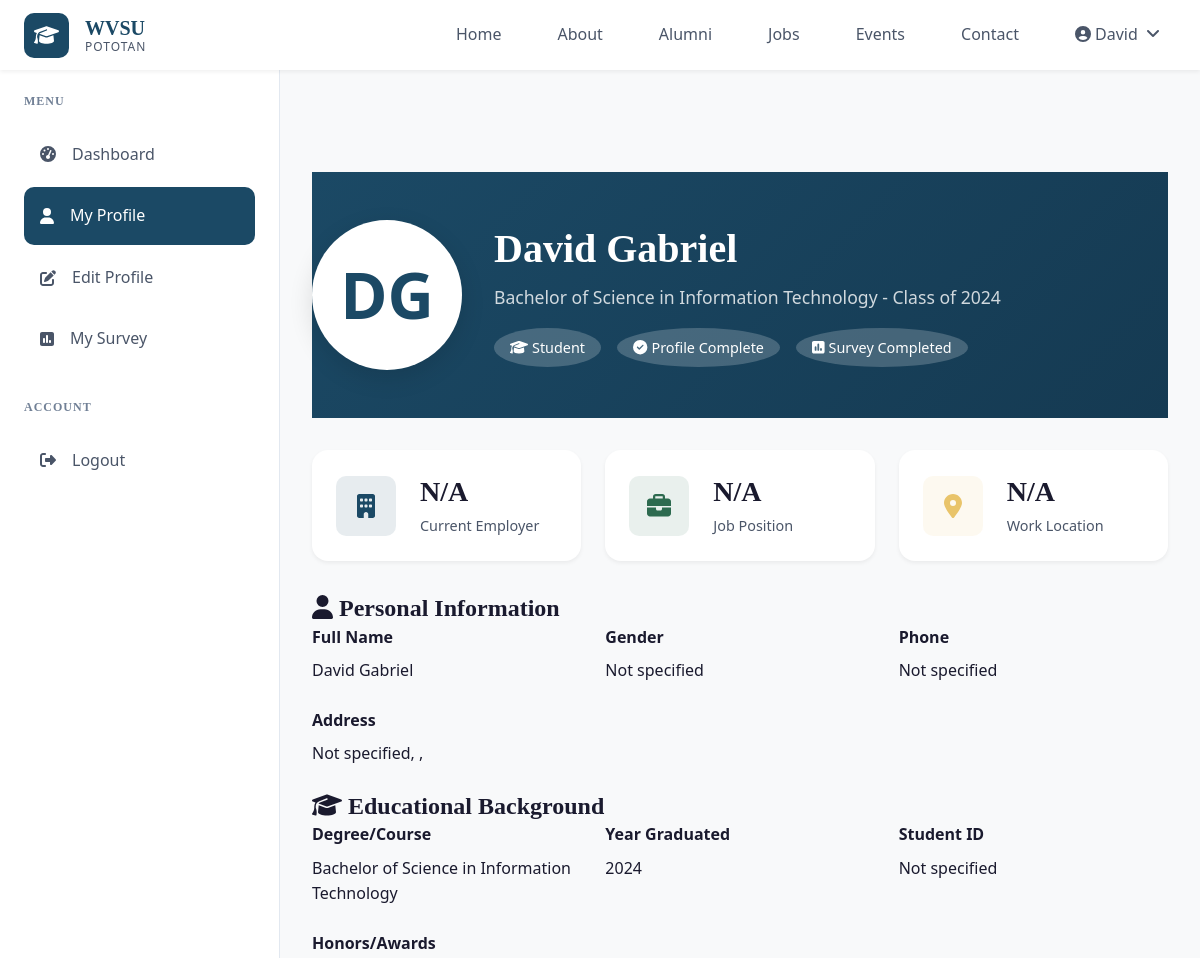
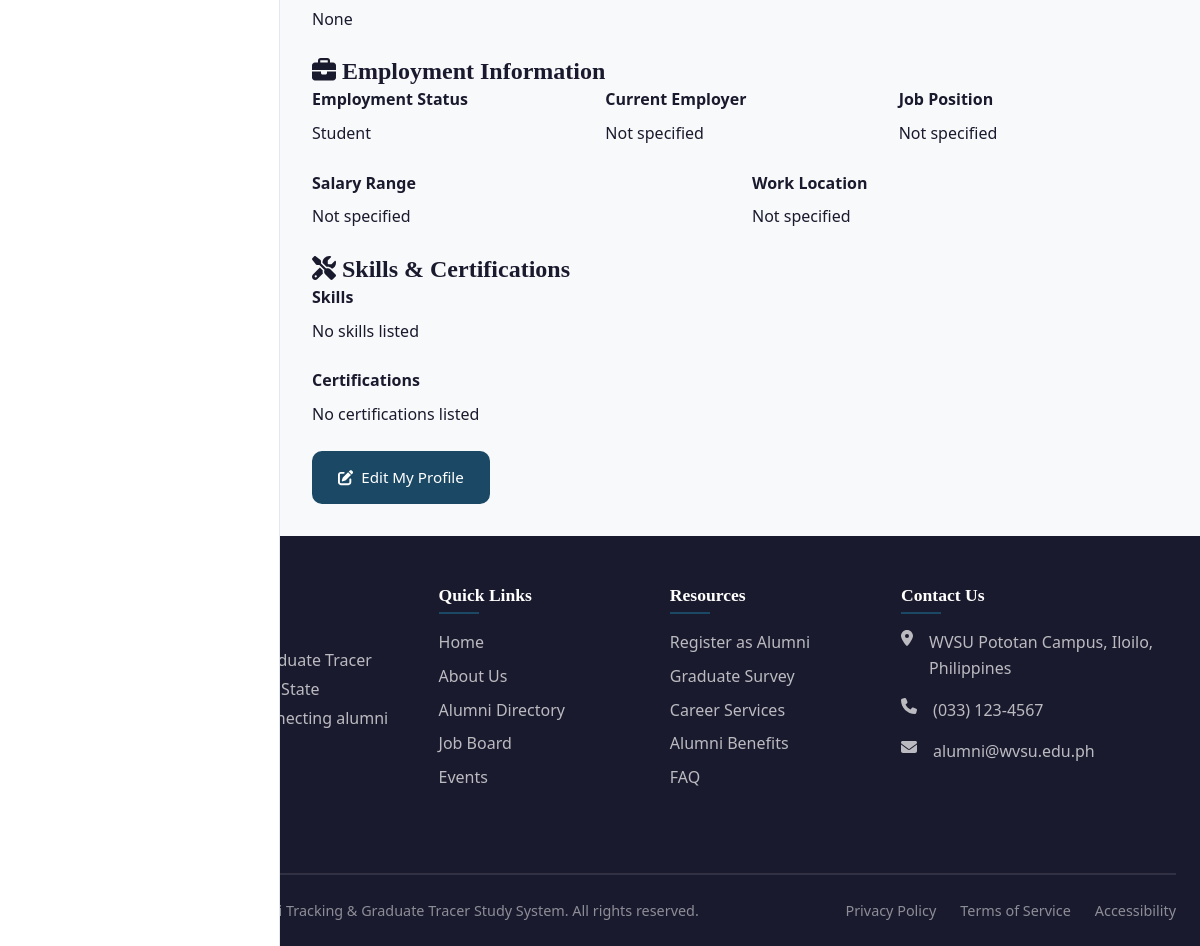
The page /my-profile (signed in) on the database its author committed (2 pictures, top to bottom).
### app.py (models this page shows)
class AlumniProfile(db.Model):
    id = db.Column(db.Integer, primary_key=True)
    user_id = db.Column(db.Integer, db.ForeignKey('user.id'), nullable=False)
    first_name = db.Column(db.String(50), nullable=False)
    last_name = db.Column(db.String(50), nullable=False)
    middle_name = db.Column(db.String(50))
    gender = db.Column(db.String(20))
    date_of_birth = db.Column(db.Date)
    phone = db.Column(db.String(20))
    address = db.Column(db.Text)
    city = db.Column(db.String(100))
    province = db.Column(db.String(100))
    profile_photo = db.Column(db.String(200))
    facebook_link = db.Column(db.String(200))
    linkedin_link = db.Column(db.String(200))
    student_id = db.Column(db.String(50))
    degree = db.Column(db.String(100), nullable=False)
    year_graduated = db.Column(db.Integer)
    honors = db.Column(db.String(200))
    activities = db.Column(db.Text)
    employment_status = db.Column(db.String(50))  # employed, unemployed, self-employed, student
    current_employer = db.Column(db.String(200))
    job_position = db.Column(db.String(100))
    employment_duration = db.Column(db.String(50))
    salary_range = db.Column(db.String(50))
    work_location = db.Column(db.String(200))
    job_description = db.Column(db.Text)
    skills = db.Column(db.Text)
    certifications = db.Column(db.Text)
    volunteer_work = db.Column(db.Text)
    profile_completed = db.Column(db.Boolean, default=False)
    survey_completed = db.Column(db.Boolean, default=False)
    created_at = db.Column(db.DateTime, default=datetime.utcnow)
    updated_at = db.Column(db.DateTime, default=datetime.utcnow, onupdate=datetime.utcnow)

### app.py (the view)
@app.route('/my-profile')
@login_required
def my_profile():
    profile = AlumniProfile.query.filter_by(user_id=current_user.id).first()
    if not profile:
        flash('Profile not found.', 'danger')
        return redirect(url_for('dashboard'))
    return render_template('my_profile.html', profile=profile)

### app.py (called while the page is built)
@login_manager.user_loader
def load_user(user_id):
    return User.query.get(int(user_id))

### templates/my_profile.html (shortened to what this page needs)
{% extends "base.html" %}
{% block content %}
<div class="dashboard-layout">
    <div class="sidebar">
        <div class="sidebar-menu">
            <h4>Menu</h4>
            <a href="{{ url_for('dashboard') }}" class="sidebar-link">
                <i class="fas fa-tachometer-alt"></i> Dashboard
            </a>
            <a href="{{ url_for('my_profile') }}" class="sidebar-link active">
                <i class="fas fa-user"></i> My Profile
            </a>
            <a href="{{ url_for('profile') }}" class="sidebar-link">
                <i class="fas fa-edit"></i> Edit Profile
            </a>
            <a href="{{ url_for('my_survey') }}" class="sidebar-link">
                <i class="fas fa-poll"></i> My Survey
            </a>
        </div>
        <div class="sidebar-menu">
            <h4>Account</h4>
            <a href="{{ url_for('logout') }}" class="sidebar-link">
                <i class="fas fa-sign-out-alt"></i> Logout
            </a>
        </div>
    </div>
    <div class="main-content">
        <div class="profile-header">
            <div class="profile-header-content">
                <div class="profile-avatar-large">
                    {{ profile.first_name[0] }}{{ profile.last_name[0] }}
                </div>
                <div class="profile-info">
                    <h1>{{ profile.first_name }} {{ profile.last_name }}</h1>
                    <p>{{ profile.degree }} - Class of {{ profile.year_graduated }}</p>
                    <div class="profile-badges">
                        {% if profile.employment_status == 'employed' %}
                        <span class="profile-badge"><i class="fas fa-briefcase"></i> Employed</span>
                        {% elif profile.employment_status == 'self-employed' %}
                        <span class="profile-badge"><i class="fas fa-user"></i> Self-employed</span>
                        {% elif profile.employment_status == 'unemployed' %}
                        <span class="profile-badge"><i class="fas fa-search"></i> Unemployed</span>
                        {% else %}
                        <span class="profile-badge"><i class="fas fa-graduation-cap"></i> Student</span>
                        {% endif %}
                        {% if profile.profile_completed %}
                        <span class="profile-badge"><i class="fas fa-check-circle"></i> Profile Complete</span>
                        {% endif %}
                        {% if profile.survey_completed %}
                        <span class="profile-badge"><i class="fas fa-poll"></i> Survey Completed</span>
                        {% endif %}
                    </div>
                </div>
            </div>
        </div>
        <div class="dashboard-cards">
            <div class="dashboard-card">
                <div class="dashboard-card-icon blue">
                    <i class="fas fa-building"></i>
                </div>
                <div class="dashboard-card-content">
                    <h3>{{ profile.current_employer or 'N/A' }}</h3>
                    <p>Current Employer</p>
                </div>
            </div>
            <div class="dashboard-card">
                <div class="dashboard-card-icon green">
                    <i class="fas fa-briefcase"></i>
                </div>
                <div class="dashboard-card-content">
                    <h3>{{ profile.job_position or 'N/A' }}</h3>
                    <p>Job Position</p>
                </div>
            </div>
            <div class="dashboard-card">
                <div class="dashboard-card-icon yellow">
                    <i class="fas fa-map-marker-alt"></i>
                </div>
                <div class="dashboard-card-content">
                    <h3>{{ profile.work_location or 'N/A' }}</h3>
                    <p>Work Location</p>
                </div>
            </div>
        </div>
        <div class="form-section">
            <h3 class="form-section-title"><i class="fas fa-user"></i> Personal Information</h3>
            <div class="form-row">
                <div class="form-group">
                    <label class="form-label">Full Name</label>
                    <p>{{ profile.first_name }} {{ profile.middle_name or '' }} {{ profile.last_name }}</p>
                </div>
                <div class="form-group">
                    <label class="form-label">Gender</label>
                    <p>{{ profile.gender or 'Not specified' }}</p>
                </div>
                <div class="form-group">
                    <label class="form-label">Phone</label>
                    <p>{{ profile.phone or 'Not specified' }}</p>
                </div>
            </div>
            <div class="form-group">
                <label class="form-label">Address</label>
                <p>{{ profile.address or 'Not specified' }}, {{ profile.city or '' }}, {{ profile.province or '' }}</p>
            </div>
        </div>
        <div class="form-section">
            <h3 class="form-section-title"><i class="fas fa-graduation-cap"></i> Educational Background</h3>
            <div class="form-row">
                <div class="form-group">
                    <label class="form-label">Degree/Course</label>
                    <p>{{ profile.degree }}</p>
                </div>
                <div class="form-group">
                    <label class="form-label">Year Graduated</label>
                    <p>{{ profile.year_graduated }}</p>
                </div>
                <div class="form-group">
                    <label class="form-label">Student ID</label>
                    <p>{{ profile.student_id or 'Not specified' }}</p>
                </div>
            </div>
            <div class="form-group">
                <label class="form-label">Honors/Awards</label>
                <p>{{ profile.honors or 'None' }}</p>
            </div>
        </div>
        <div class="form-section">
            <h3 class="form-section-title"><i class="fas fa-briefcase"></i> Employment Information</h3>
            <div class="form-row">
                <div class="form-group">
                    <label class="form-label">Employment Status</label>
                    <p>{{ profile.employment_status|title }}</p>
                </div>
                <div class="form-group">
                    <label class="form-label">Current Employer</label>
                    <p>{{ profile.current_employer or 'Not specified' }}</p>
                </div>
                <div class="form-group">
                    <label class="form-label">Job Position</label>
                    <p>{{ profile.job_position or 'Not specified' }}</p>
                </div>
            </div>
            <div class="form-row">
                <div class="form-group">
                    <label class="form-label">Salary Range</label>
                    <p>{{ profile.salary_range or 'Not specified' }}</p>
                </div>
                <div class="form-group">
                    <label class="form-label">Work Location</label>
                    <p>{{ profile.work_location or 'Not specified' }}</p>
                </div>
            </div>
        </div>
        <div class="form-section">
            <h3 class="form-section-title"><i class="fas fa-tools"></i> Skills & Certifications</h3>
            <div class="form-group">
                <label class="form-label">Skills</label>
                <p>{{ profile.skills or 'No skills listed' }}</p>
            </div>
            <div class="form-group">
                <label class="form-label">Certifications</label>
                <p>{{ profile.certifications or 'No certifications listed' }}</p>
            </div>
        </div>
        <a href="{{ url_for('profile') }}" class="btn btn-primary">
            <i class="fas fa-edit"></i> Edit My Profile
        </a>
    </div>
</div>
{% endblock %}

### templates/base.html (shortened to what this page needs)
<!DOCTYPE html>
<html lang="en">
<head>
    <link rel="stylesheet" href="https://cdnjs.cloudflare.com/ajax/libs/font-awesome/6.5.1/css/all.min.css">
    <link rel="stylesheet" href="{{ url_for('static', filename='css/style.css') }}">
</head>
<body>
    <nav class="navbar" id="navbar">
        <div class="nav-container">
            <a href="{{ url_for('index') }}" class="nav-logo">
                <div class="logo-icon">
                    <i class="fas fa-graduation-cap"></i>
                </div>
                <div class="logo-text">
                    <span class="logo-title">WVSU</span>
                    <span class="logo-subtitle">Pototan</span>
                </div>
            </a>
            <ul class="nav-menu" id="navMenu">
                <li class="nav-item"><a href="{{ url_for('index') }}" class="nav-link {% if request.endpoint == 'index' %}active{% endif %}">Home</a></li>
                <li class="nav-item"><a href="{{ url_for('about') }}" class="nav-link {% if request.endpoint == 'about' %}active{% endif %}">About</a></li>
                <li class="nav-item"><a href="{{ url_for('alumni_directory') }}" class="nav-link {% if request.endpoint == 'alumni_directory' %}active{% endif %}">Alumni</a></li>
                <li class="nav-item"><a href="{{ url_for('jobs') }}" class="nav-link {% if request.endpoint == 'jobs' %}active{% endif %}">Jobs</a></li>
                <li class="nav-item"><a href="{{ url_for('events') }}" class="nav-link {% if request.endpoint == 'events' %}active{% endif %}">Events</a></li>
                <li class="nav-item"><a href="{{ url_for('contact') }}" class="nav-link {% if request.endpoint == 'contact' %}active{% endif %}">Contact</a></li>
                {% if current_user.is_authenticated %}
                    {% if current_user.role == 'admin' %}
                    <li class="nav-item dropdown">
                        <a href="#" class="nav-link dropdown-toggle">
                            <i class="fas fa-user-shield"></i> Admin
                        </a>
                        <ul class="dropdown-menu">
                            <li><a href="{{ url_for('admin') }}"><i class="fas fa-cog"></i> Dashboard</a></li>
                            <li><a href="{{ url_for('analytics') }}"><i class="fas fa-chart-bar"></i> Analytics</a></li>
                            <li><a href="{{ url_for('admin_alumni') }}"><i class="fas fa-users"></i> Alumni</a></li>
                            <li><a href="{{ url_for('admin_jobs') }}"><i class="fas fa-briefcase"></i> Jobs</a></li>
                            <li><a href="{{ url_for('admin_events') }}"><i class="fas fa-calendar"></i> Events</a></li>
                            <li><a href="{{ url_for('admin_surveys') }}"><i class="fas fa-poll"></i> Surveys</a></li>
                            <li><a href="{{ url_for('logout') }}"><i class="fas fa-sign-out-alt"></i> Logout</a></li>
                        </ul>
                    </li>
                    {% else %}
                    <li class="nav-item dropdown">
                        <a href="#" class="nav-link dropdown-toggle">
                            <i class="fas fa-user-circle"></i> {{ current_user.profile.first_name if current_user.profile else 'Account' }}
                        </a>
                    </li>
                    {% endif %}
                {% else %}
                    <li class="nav-item"><a href="{{ url_for('login') }}" class="nav-btn btn-outline">Login</a></li>
                    <li class="nav-item"><a href="{{ url_for('register') }}" class="nav-btn btn-primary">Register</a></li>
                {% endif %}
            </ul>
        </div>
    </nav>
    <main>
        {% block content %}{% endblock %}
    </main>
    <footer class="footer">
        <div class="footer-container">
            <div class="footer-grid">
                <div class="footer-section">
                    <div class="footer-logo">
                        <span>WVSU Pototan</span>
                    </div>
                    <p class="footer-desc">
                        The Online Alumni Tracking & Graduate Tracer Study System for Western Visayas State University - Pototan Campus. Connecting alumni to their future.
                    </p>
                    <div class="footer-social">
                        <a href="#"></a>
                        <a href="#"></a>
                        <a href="#"></a>
                        <a href="#"></a>
                    </div>
                </div>
                <div class="footer-section">
                    <h4>Quick Links</h4>
                    <ul class="footer-links">
                        <li><a href="{{ url_for('index') }}">Home</a></li>
                        <li><a href="{{ url_for('about') }}">About Us</a></li>
                        <li><a href="{{ url_for('alumni_directory') }}">Alumni Directory</a></li>
                        <li><a href="{{ url_for('jobs') }}">Job Board</a></li>
                        <li><a href="{{ url_for('events') }}">Events</a></li>
                    </ul>
                </div>
                <div class="footer-section">
                    <h4>Resources</h4>
                    <ul class="footer-links">
                        <li><a href="{{ url_for('register') }}">Register as Alumni</a></li>
                        <li><a href="{{ url_for('survey') }}">Graduate Survey</a></li>
                        <li><a href="#">Career Services</a></li>
                        <li><a href="#">Alumni Benefits</a></li>
                        <li><a href="#">FAQ</a></li>
                    </ul>
                </div>
                <div class="footer-section">
                    <h4>Contact Us</h4>
                    <ul class="footer-contact">
                        <li><i class="fas fa-map-marker-alt"></i> WVSU Pototan Campus, Iloilo, Philippines</li>
                        <li><i class="fas fa-phone"></i> (033) 123-4567</li>
                        <li><i class="fas fa-envelope"></i> alumni@wvsu.edu.ph</li>
                    </ul>
                </div>
            </div>
            <div class="footer-bottom">
                <p>&copy; 2024 WVSU Pototan - Online Alumni Tracking & Graduate Tracer Study System. All rights reserved.</p>
                <div class="footer-bottom-links">
                    <a href="#">Privacy Policy</a>
                    <a href="#">Terms of Service</a>
                    <a href="#">Accessibility</a>
                </div>
            </div>
        </div>
    </footer>
</body>
</html>

### rows shown on the page
AlumniProfile: profile "David", first_name "D", last_name "G", first_name "David", last_name "Gabriel", degree "Bachelor of Science in Information Technology", year_graduated "2024", current_employer "N/A", job_position "N/A", work_location "N/A", gender "Not specified", phone "Not specified", address "Not specified", honors "None", employment_status "Student", current_employer "Not specified", job_position "Not specified", salary_range "Not specified", work_location "Not specified", skills "No skills listed", certifications "No certifications listed"

### other values the page prints
{{ profile.student_id or 'Not specified' }} "Not specified"
